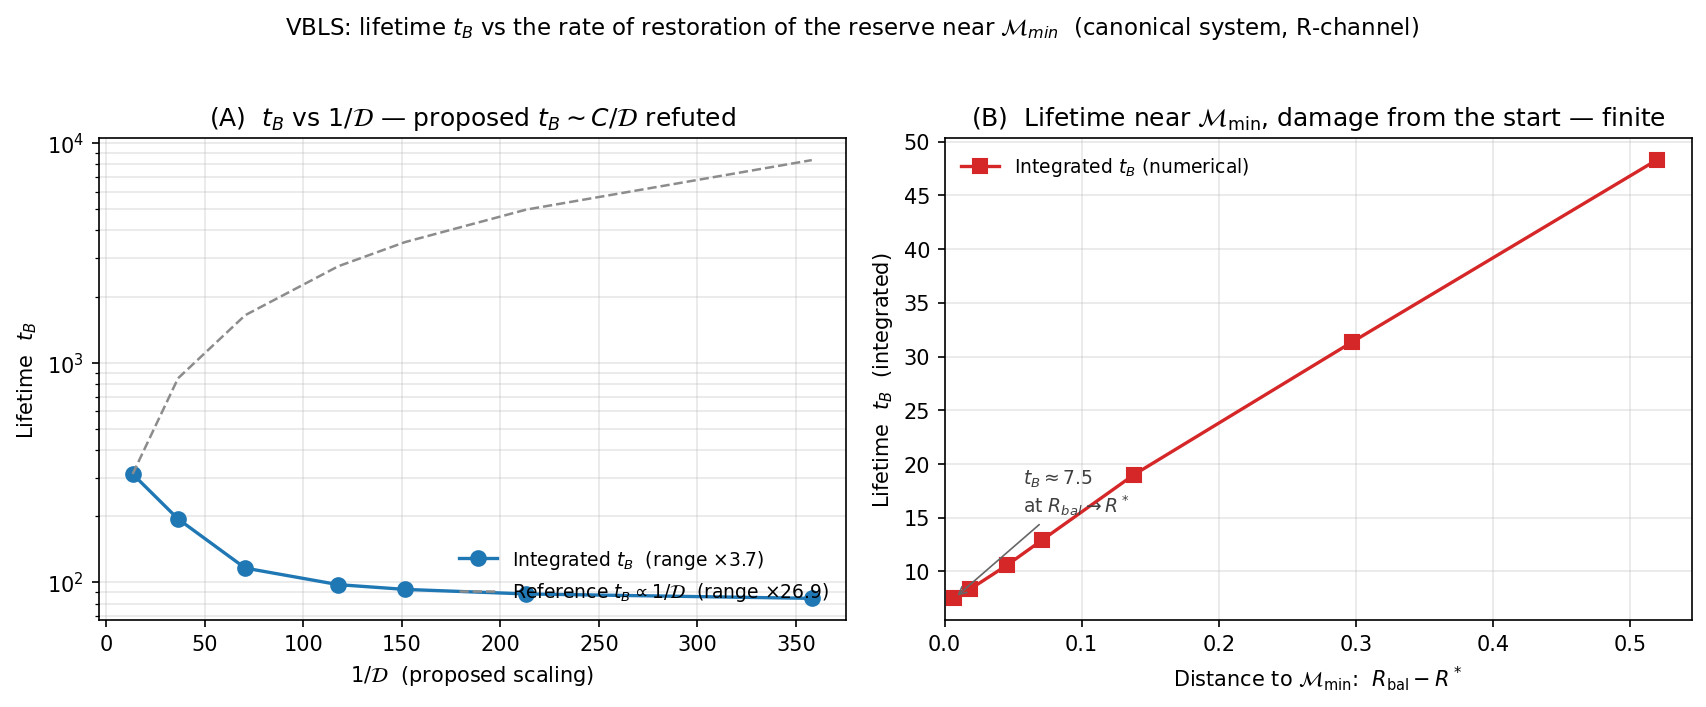

Python code for this plot:
#!/usr/bin/env python3
# -*- coding: utf-8 -*-
"""
Copyright (c) 2026 Vasiliy Avdeev. Licensed under CC BY-NC-ND 4.0 -- see
LICENSE in the repository root, or https://creativecommons.org/licenses/by-nc-nd/4.0/
SPDX-License-Identifier: CC-BY-NC-ND-4.0

lifetime_near_Mmin.py — numerical check of how lifetime t_B depends on
the rate of restoration of the reserve (rho) near the M_min boundary in the canonical VBLS system (S_can).

Context: monograph section 15.2.2.

What is tested:
  (A) The hypothesis t_B ~ C / D (C = R0 - R*, D = dR/dt|_tA) in the regime of
      the original illustrative table (R0 = 0.81, nu0 = 0.0247, rho = 0.12..0.50).
  (B) The true approach to M_min: the R-subsystem attractor R_bal(Sigma0) -> R*
      from above (starting right at the threshold, R0 = R* + eps; varying rho).

Method: integrating (S_can) with 4th-order Runge-Kutta until the first exit
from the viability region V = {E > E*, R > R*}.

Canonical system (formula 8.2):
  dE/dt   = eta * Phi_in - (mu E^2 + lam E)
  dSigma  = max(0, sigma0*(mu E^2 + lam E) - R * Phi_cap)
  deta/dt = -alpha * Sigma * eta
  dR/dt   = -nu0 R - nu Sigma R + rho * g(E) (1-Sigma)(1-R),   g(E)=(E-E*)/(E0-E*) in [0,1]

CONCLUSION (see the printed output below):
  - In part (A), t_B monotonically INCREASES with rho (84.6 at n_rep=12 -> 311.4
    at n_rep=50), matching the biologically correct direction: more repair
    capacity -> longer life. However, the range of t_B is only ~3.7x, while
    1/D varies by a factor of ~27; the product t_B*D is not constant.
    The hypothesis t_B ~ C/D is NOT confirmed. The claimed "tripling of lifetime
    upon loss of 3 repair genes" is refuted in both direction and magnitude:
    integration gives the opposite (loss of repair SHORTENS life).
  - In part (B), as R_bal -> R* (the approach to M_min, the boundary of
    Barrier I), t_B is FINITE and decreases to a small value (~7.5 at
    R_bal - R* ~ 0.007). Barrier II is violated in this run: the export at
    the start, R0*Phi_cap = 0.0032, is about 0.11 of the production
    sigma0*F_diss(E0) ~ 0.029, so damage accumulates from the start. In this
    regime there is no critical slowing down (t_B -> infinity) at the
    boundary. Without damage (export covering production, Sigma == 0, the
    potential kept at or above E0), the time to lose the reserve below the
    boundary grows logarithmically without bound as R_bal -> R* from below
    (monograph, Section 11.3, Statement (ii)), and at or above the boundary
    the reserve is held indefinitely.
  - Death in all runs is via the R-channel; t_B is set primarily by the
    Sigma dynamics (sigma0, Phi_cap, alpha) and by the position of the R_bal
    attractor above the threshold R*, not by the initial balance D = dR/dt|_tA.
"""

# ---------- common parameters (S_can) ----------
E0, Estar = 1.0, 0.04
Rstar     = 0.15
Sigma0, eta0 = 0.0, 1.0
mu, lam   = 1.5, 0.30           # F_diss(E0) = 1.8
nu        = 0.06
sigma0    = 0.0162
alpha     = 0.030
Phi_in, Phi_cap = 1.9, 0.02     # gamma0 = eta0*Phi_in/F_diss(E0) = 1.056: a near-stationary start; the distance to M_min is R_bal - R*

def Fdiss(E):
    return mu*E*E + lam*E

def gfun(E):
    g = (E - Estar) / (E0 - Estar)
    return 0.0 if g < 0.0 else (1.0 if g > 1.0 else g)

def Rbal(rho, nu0, S=0.0):
    """Stable attractor of the R-subsystem with Sigma frozen and g=1."""
    return rho*(1-S) / (rho*(1-S) + nu0 + nu*S)

def D_balance(rho, nu0, R0):
    """Balance function D = dR/dt|_tA (at Sigma0=0, g(E0)=1)."""
    return rho*(1-Sigma0)*(1-R0) - (nu0 + nu*Sigma0)*R0

def integrate(rho, nu0, R0, dt=0.005, tmax=2.0e6):
    E, S, eta, R = E0, Sigma0, eta0, R0
    t = 0.0
    def f(E, S, eta, R):
        Fd = Fdiss(E)
        return (eta*Phi_in - Fd,
                max(0.0, sigma0*Fd - R*Phi_cap),
                -alpha*S*eta,
                -nu0*R - nu*S*R + rho*gfun(E)*(1-S)*(1-R))
    steps = int(tmax/dt)
    for _ in range(steps):
        if R <= Rstar: return t, "R"
        if E <= Estar: return t, "E"
        k1 = f(E, S, eta, R)
        k2 = f(E+0.5*dt*k1[0], S+0.5*dt*k1[1], eta+0.5*dt*k1[2], R+0.5*dt*k1[3])
        k3 = f(E+0.5*dt*k2[0], S+0.5*dt*k2[1], eta+0.5*dt*k2[2], R+0.5*dt*k2[3])
        k4 = f(E+dt*k3[0], S+dt*k3[1], eta+dt*k3[2], R+dt*k3[3])
        E   = max(E + dt*(k1[0]+2*k2[0]+2*k3[0]+k4[0])/6, 0.0)
        S   = min(max(S + dt*(k1[1]+2*k2[1]+2*k3[1]+k4[1])/6, 0.0), 1.0)
        eta = min(max(eta + dt*(k1[2]+2*k2[2]+2*k3[2]+k4[2])/6, 0.0), 1.0)
        R   = min(max(R + dt*(k1[3]+2*k2[3]+2*k3[3]+k4[3])/6, 0.0), 1.0)
        t  += dt
    return None, "none"

if __name__ == "__main__":
    print("="*72)
    print("(A) Regime of the original table, §15.2.2: R0=0.81, nu0=0.0247, rho=0.12..0.50")
    print("    Testing the hypothesis t_B ~ C/D.")
    print("="*72)
    nu0_A, R0_A = 0.0247, 0.81
    partA = []  # (1/D, t_B) — for the plot
    print(f"{'n_rep':>5} {'rho':>5} {'D':>9} {'1/D':>8} {'t_B':>9} {'t_B*D':>8} {'chan':>5}")
    for nrep in (50, 25, 18, 15, 14, 13, 12):
        rho = 0.01*nrep
        D   = D_balance(rho, nu0_A, R0_A)
        tB, ch = integrate(rho, nu0_A, R0_A)
        partA.append((1/D, tB))
        print(f"{nrep:>5} {rho:>5.2f} {D:>9.4f} {1/D:>8.1f} {tB:>9.1f} {tB*D:>8.3f} {ch:>5}")
    print("  => t_B grows with rho (84.6 -> 311.4, range x3.7), but NOT like 1/D")
    print("     (1/D range x27); t_B*D is not constant; the hypothesis t_B ~ C/D is refuted.")

    print()
    print("="*72)
    print("(B) True approach to M_min: R_bal(Sigma0) -> R* from above")
    print("    R0 = R* + 0.01 = 0.16; nu0=0.0247; varying rho.")
    print("="*72)
    nu0_B, R0_B = 0.0247, 0.16
    partB = []  # (R_bal - R*, t_B) — for the plot
    print(f"{'rho':>7} {'R_bal':>7} {'R_bal-R*':>9} {'t_B':>9} {'chan':>5}")
    for rho in (0.050, 0.020, 0.010, 0.007, 0.006, 0.005, 0.0046):
        Rb = Rbal(rho, nu0_B)
        tB, ch = integrate(rho, nu0_B, R0_B)
        partB.append((Rb - Rstar, tB))
        print(f"{rho:>7.4f} {Rb:>7.3f} {Rb-Rstar:>9.4f} {tB:>9.1f} {ch:>5}")
    print("  => as R_bal -> R*, lifetime is FINITE and decreases (rapid death near the boundary);")
    print("     t_B grows monotonically with rho (more repair -> longer life).")

    # ------------------ Figure: two-panel illustration (English labels) ------------------
    try:
        import matplotlib
        matplotlib.use("Agg")
        import matplotlib.pyplot as plt

        fig, (axA, axB) = plt.subplots(1, 2, figsize=(11.5, 4.6))

        # Panel A: integrated t_B vs the proposed 1/D scaling.
        # If t_B ~ C/D held, points would lie on a straight line through the origin
        # (gray reference). Log Y axis lets both curves stay visible at their natural
        # ranges: integrated t_B spans ~85..311 (x3.7), reference spans ~85..8400 (x27).
        inv_D, tB_A = zip(*partA)
        span_data = max(tB_A) / min(tB_A)
        axA.plot(inv_D, tB_A, "o-", color="#1f77b4", lw=1.6, ms=7,
                 label=rf"Integrated $t_B$  (range $\times${span_data:.1f})")
        k_ref = tB_A[0] / inv_D[0]
        ref_vals = [k_ref*x for x in inv_D]
        span_ref = max(ref_vals) / min(ref_vals)
        axA.plot(inv_D, ref_vals, "--", color="0.55", lw=1.2,
                 label=rf"Reference $t_B \propto 1/\mathcal{{D}}$  (range $\times${span_ref:.1f})")
        axA.set_yscale("log")
        axA.set_xlabel(r"$1/\mathcal{D}$  (proposed scaling)")
        axA.set_ylabel(r"Lifetime  $t_B$")
        axA.set_title(r"(A)  $t_B$ vs $1/\mathcal{D}$ — proposed $t_B\sim C/\mathcal{D}$ refuted")
        axA.legend(loc="lower right", frameon=False, fontsize=9)
        axA.grid(alpha=0.3, which="both")

        # Panel B: integrated t_B vs distance to M_min (R_bal - R*).
        dist, tB_B = zip(*partB)
        axB.plot(dist, tB_B, "s-", color="#d62728", lw=1.6, ms=7,
                 label=r"Integrated $t_B$ (numerical)")
        # Mark the finite limit value as R_bal -> R*
        axB.annotate(f"$t_B \\approx {tB_B[-1]:.1f}$\nat $R_{{bal}}\\to R^*$",
                     xy=(dist[-1], tB_B[-1]),
                     xytext=(dist[-1]+0.05, tB_B[-1]+8),
                     arrowprops=dict(arrowstyle="->", color="0.4", lw=0.8),
                     fontsize=9, color="0.25")
        axB.set_xlabel(r"Distance to $\mathcal{M}_{\min}$:  $R_{\mathrm{bal}} - R^*$")
        axB.set_ylabel(r"Lifetime  $t_B$  (integrated)")
        axB.set_title(r"(B)  Lifetime near $\mathcal{M}_{\min}$, damage from the start — finite")
        axB.set_xlim(left=0)
        axB.legend(loc="upper left", frameon=False, fontsize=9)
        axB.grid(alpha=0.3)

        fig.suptitle("VBLS: lifetime $t_B$ vs the rate of restoration of the reserve near $\\mathcal{M}_{min}$  "
                     "(canonical system, R-channel)", y=1.02, fontsize=11)
        fig.tight_layout()
        out_path = "lifetime_near_Mmin.png"
        fig.savefig(out_path, dpi=150, bbox_inches="tight")
        print(f"\nFigure saved: {out_path}")
    except ImportError:
        print("\n(matplotlib not installed; figure not generated)")
